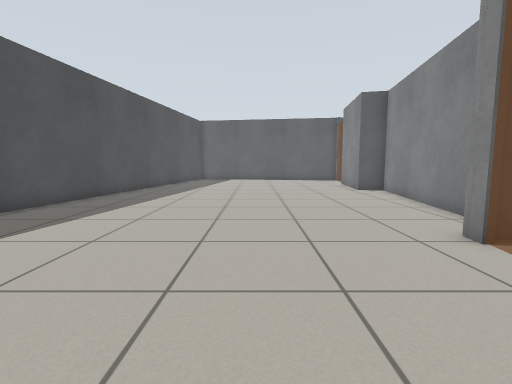
View 1 (above)

12 first-person views from a walk through a world built for the Gazebo simulator. The camera is 0.72 m above the floor, tilts 6° down and sees 85° across. The floor is counted in squares, 0.5 m on a side. Each view is taken from the middle of a square. On the plan, view 1 faces up. The plan holds only what a view shows up to about 14 squares ahead; the rest is blank. The place goes on beyond the plan. The robots in the file are not drawn.

View 2
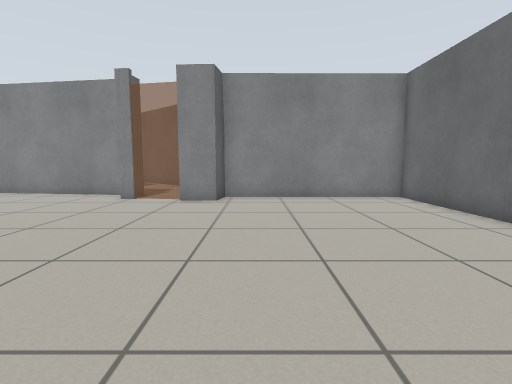

View 3
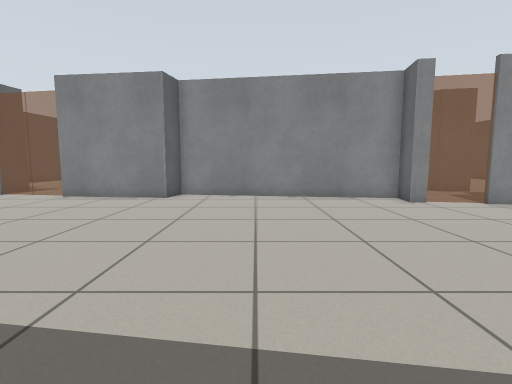

View 4
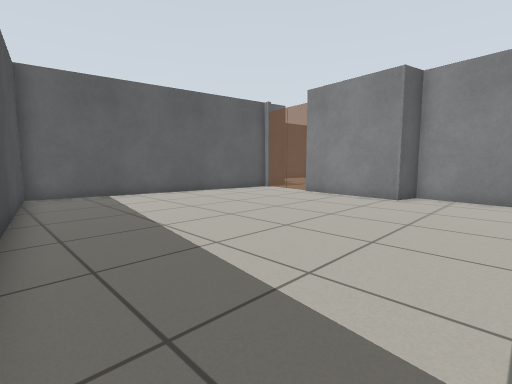

View 5
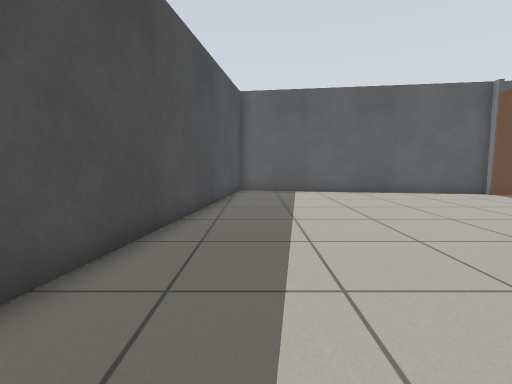

View 6
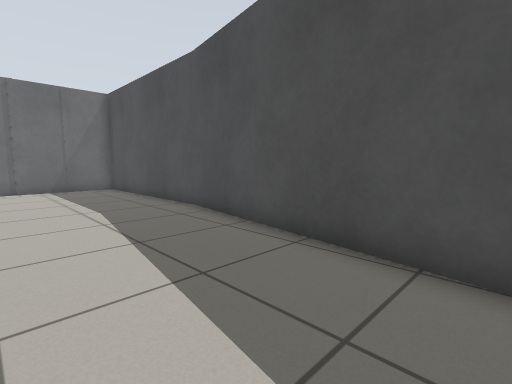

View 7
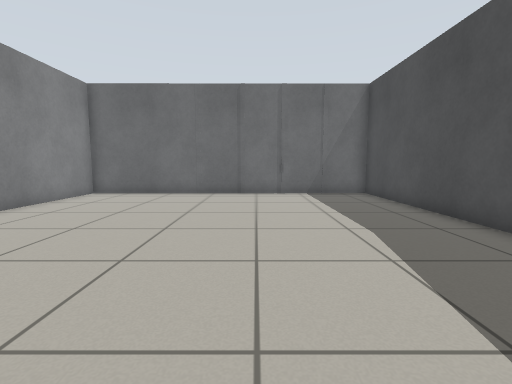

View 8
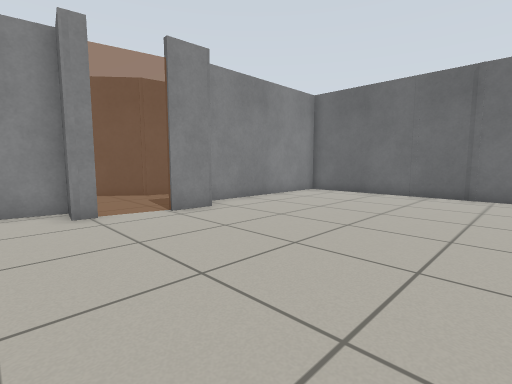

View 9
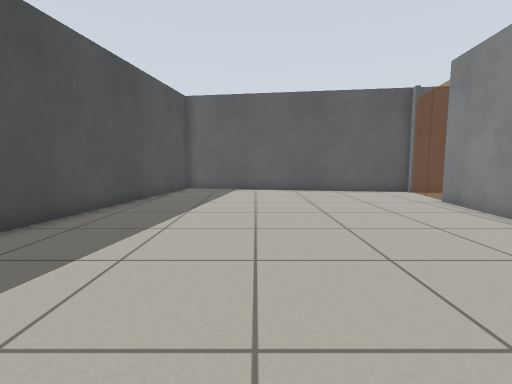

View 10
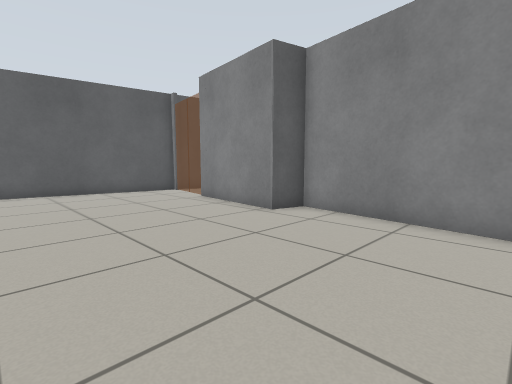

View 11
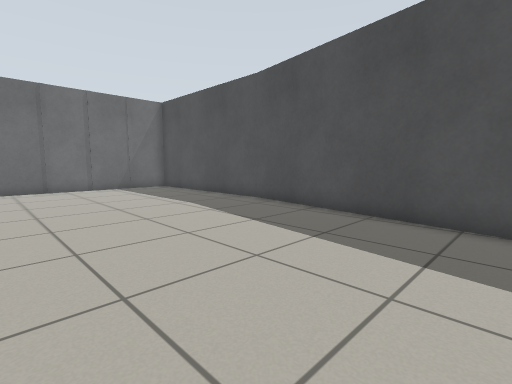

View 12
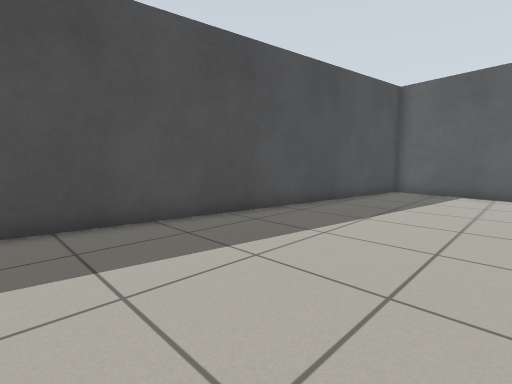

### Floor plan
Points are (right, up) in squares from view 1. A wall is a line through its corners. A room is listed if a view was taken in it or the views show most of it. See-through windows are left out.
Room 1 (views 1, 2, 3, 4, 5, 6, 7, 8, 9, 10, 11, 12)
walls: (4, 4.8) (4.1, 5.4) (5.3, 5.2) (6.6, 14.4) (5.4, 14.7) (5.9, 19.3); (5.5, 5) (4.5, 5.1); (7.8, 0.2) (8.1, 1.8) (8.6, 2.4); (6.5, 22.8) (-4.8, 24.5) (-8.2, 1.9) (-8.2, -6.1) (4.6, -6.1) (4.6, 1.3) (3.6, 1.5) (3.7, 2.6); (8.3, 22.5) (6.8, 22.7)

Where each view was taken, in squares from view 1:
view 1: 0 up, 0 right, facing up
view 2: 0 up, 7 left, facing right
view 3: 11 up, 6 left, facing right
view 4: 11 up, 6 left, facing up-right
view 5: 10 up, 4 left, facing up
view 6: 10 up, 3 left, facing down-left
view 7: 7 up, 3 left, facing down
view 8: 7 up, 4 left, facing down-right
view 9: 9 up, 1 left, facing up
view 10: 9 up, 1 left, facing up-right
view 11: 10 up, 0 right, facing down-left
view 12: 10 up, 0 right, facing up-left
